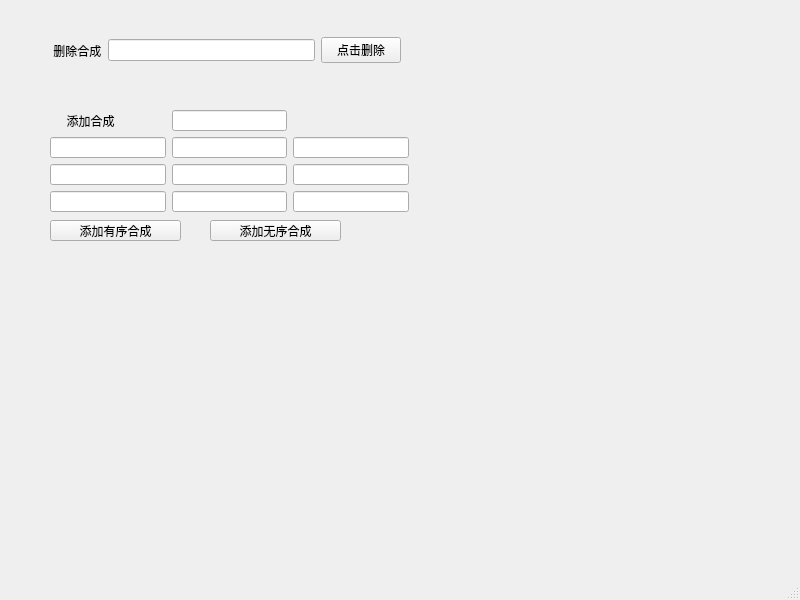
<?xml version="1.0" encoding="UTF-8"?>
<ui version="4.0">
 <class>MainWindow</class>
 <widget class="QMainWindow" name="MainWindow">
  <property name="geometry">
   <rect>
    <x>0</x>
    <y>0</y>
    <width>800</width>
    <height>600</height>
   </rect>
  </property>
  <property name="windowTitle">
   <string>MainWindow</string>
  </property>
  <widget class="QWidget" name="centralwidget">
   <widget class="QWidget" name="layoutWidget">
    <property name="geometry">
     <rect>
      <x>50</x>
      <y>110</y>
      <width>359</width>
      <height>102</height>
     </rect>
    </property>
    <layout class="QGridLayout" name="gridLayout">
     <item row="2" column="0">
      <widget class="QLineEdit" name="data_1">
       <property name="text">
        <string/>
       </property>
      </widget>
     </item>
     <item row="3" column="1">
      <widget class="QLineEdit" name="data_5"/>
     </item>
     <item row="4" column="1">
      <widget class="QLineEdit" name="data_8"/>
     </item>
     <item row="2" column="3">
      <widget class="QLineEdit" name="data_3"/>
     </item>
     <item row="3" column="0">
      <widget class="QLineEdit" name="data_4"/>
     </item>
     <item row="2" column="1">
      <widget class="QLineEdit" name="data_2"/>
     </item>
     <item row="4" column="3">
      <widget class="QLineEdit" name="data_9"/>
     </item>
     <item row="3" column="3">
      <widget class="QLineEdit" name="data_6"/>
     </item>
     <item row="4" column="0">
      <widget class="QLineEdit" name="data_7"/>
     </item>
     <item row="1" column="1">
      <layout class="QHBoxLayout" name="horizontalLayout_2">
       <item>
        <widget class="QLineEdit" name="out_name"/>
       </item>
      </layout>
     </item>
     <item row="1" column="0">
      <widget class="QLabel" name="label_2">
       <property name="text">
        <string>     添加合成</string>
       </property>
      </widget>
     </item>
    </layout>
   </widget>
   <widget class="QPushButton" name="add_1">
    <property name="geometry">
     <rect>
      <x>50</x>
      <y>220</y>
      <width>131</width>
      <height>21</height>
     </rect>
    </property>
    <property name="text">
     <string>添加有序合成</string>
    </property>
   </widget>
   <widget class="QPushButton" name="add_2">
    <property name="geometry">
     <rect>
      <x>210</x>
      <y>220</y>
      <width>131</width>
      <height>21</height>
     </rect>
    </property>
    <property name="text">
     <string>添加无序合成</string>
    </property>
   </widget>
   <widget class="QWidget" name="layoutWidget">
    <property name="geometry">
     <rect>
      <x>50</x>
      <y>30</y>
      <width>351</width>
      <height>41</height>
     </rect>
    </property>
    <layout class="QHBoxLayout" name="horizontalLayout">
     <item>
      <widget class="QLabel" name="label">
       <property name="text">
        <string> 删除合成</string>
       </property>
      </widget>
     </item>
     <item>
      <widget class="QLineEdit" name="remove_data"/>
     </item>
     <item>
      <widget class="QPushButton" name="remove_rec">
       <property name="text">
        <string>点击删除</string>
       </property>
      </widget>
     </item>
    </layout>
   </widget>
  </widget>
  <widget class="QMenuBar" name="menubar">
   <property name="geometry">
    <rect>
     <x>0</x>
     <y>0</y>
     <width>800</width>
     <height>23</height>
    </rect>
   </property>
  </widget>
  <widget class="QStatusBar" name="statusbar"/>
 </widget>
 <resources/>
 <connections/>
</ui>
